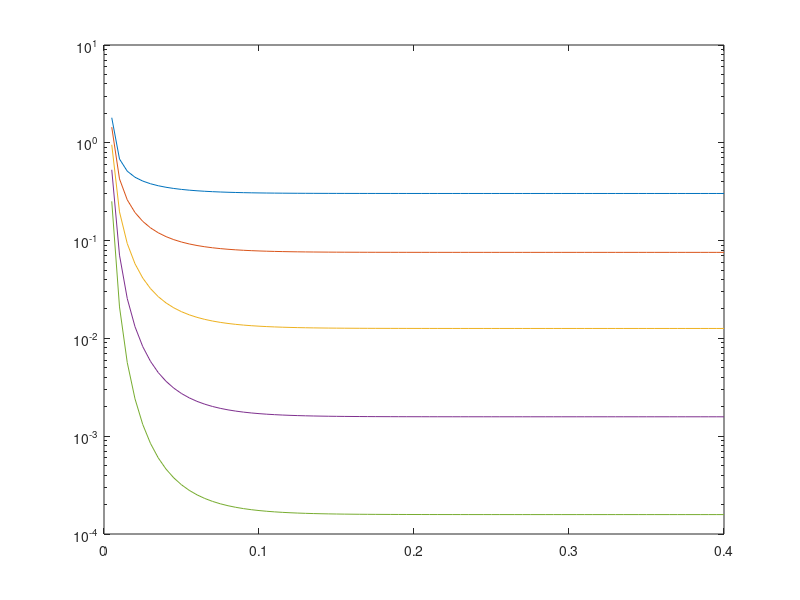

This figure's MATLAB source: (Note: this script raises an error after producing the figure.)
clc;
clear all;
close all;

%Testing phonon sensitivity

Vt=0.0258;
p=1;
S=0.5;
count=0;
count1=0;

for p=1:5
    count1=count1+1;
    for h=0.005:0.005:0.4
        count=count+1;
        f=1/(exp(h/Vt)-1);
        z=2*S*sqrt(f*(f+1));
        Lp(count)=((f+1)/f)^(p/2)*exp(-S*(f+1))*besseli(p,z);        
        x(count)=h;
    end
    figure(1);
    semilogy(x,Lp);
    hold on;
    count=0;
end

%Coupled State Check

[Ep]=textread('CoupledStateAnalysis.txt','%f');
[Ei]=textread('InitialDefectState.txt','%f');
[R]=textread('CSRate.txt','%f');

[m,n]=size(Ep);
[m1,n1]=size(Ei);

x=1:m;
x1=1:m1;

figure(2);
plot(x,Ep);
hold on;
plot(x1,Ei);

count=0;
for i=1:m
    if (Ep(i)>=0)
        count=count+1;
        RealEp(count)=Ep(i);
        RealEi(count)=Ei(i);
        RealR(count)=R(i);
        RealX(count)=count;
    end    
end

figure(3);
plot(RealX,RealEp);
hold on;
plot(RealX,RealEi);

figure(4);
semilogy(RealX,RealR);

MEAN_EP=mean(RealEp)

MEAN_Ei=mean(RealEi)

DelMean=MEAN_Ei-MEAN_EP
